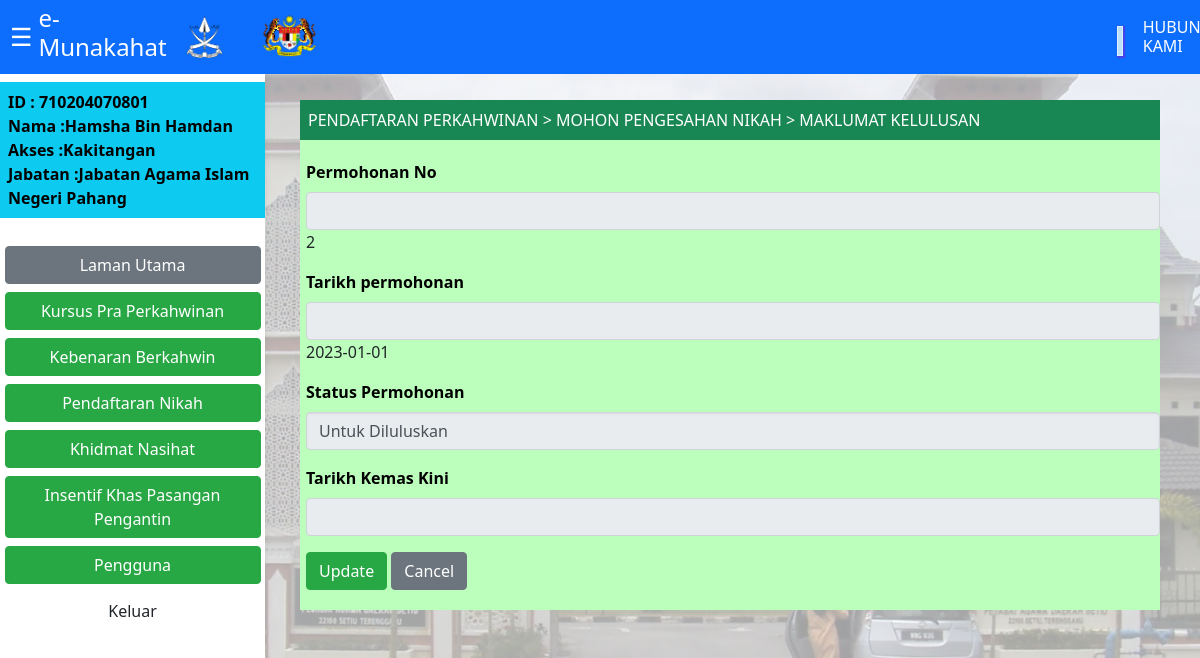
Screenshot of /Business_Service/controller/ManageMarriageRegistration/staffMarriageRegistrationController/viewMarriage.php?RegistrationNo=2 with the database file from the repository.
### tables this page shows
CREATE TABLE `marriage_registration` (
  `RegistrationNo` int(11) NOT NULL,
  `Registration_Type` varchar(30) NOT NULL,
  `Registration_Date` date NOT NULL,
  `Registration_Status` varchar(20) NOT NULL,
  `Accept_Date` date DEFAULT NULL,
  `Staff_IC` varchar(12) NOT NULL
);

### Business_Service/controller/ManageMarriageRegistration/staffMarriageRegistrationController/viewMarriage.php (the view, shortened to what this page needs)
<?php
$conn = mysqli_connect('localhost', 'root', '', 'e-munakahat');
if (isset($_GET['RegistrationNo'])) {
  $RegistrationNo1 = $_GET['RegistrationNo'];
  $sql = "SELECT * FROM marriage_registration WHERE RegistrationNo = $RegistrationNo1";
  $result = $conn->query($sql);
  if ($result->num_rows > 0) {
    $row = $result->fetch_assoc();
    $RegistrationNo = $row['RegistrationNo'];
    $Registration_Date = $row['Registration_Date'];
    $Registration_Status = $row['Registration_Status'];
  } else {
    echo "registration not found.";
    exit;
  }
} else {
  echo "No registration no provided.";
  exit;
}
?>
<!DOCTYPE html>
<html lang="en">
<head>
  <link href="https://cdn.jsdelivr.net/npm/bootstrap@5.3.0-alpha3/dist/css/bootstrap.min.css" rel="stylesheet">
  <link rel="stylesheet" href="../assets/style.css">
  <link rel="stylesheet" href="../assets/css/module3.css">
  <link rel="stylesheet" href="../assets/css/function.css">
</head>
<body>
  <div class="overlay">
    <nav class="collapse d-lg-block sidebar collapse bg-white justify-content-center">
      <div class="position-sticky">
        <br>
        <div class="p-2 mb-1 bg-info text-white">
          <div class="userdata">
            ID : 710204070801
            <br>
            Nama :Hamsha Bin Hamdan
            <br>
            Akses :Kakitangan
            <br>
            Jabatan :Jabatan Agama Islam Negeri Pahang
          </div>
        </div>
        <br>
        <div class="d-flex justify-content-center">
          <div class="list-group" style="width: 16rem;">
            <div class="list-group" style="width: 16rem;">
              <button class="btn btn-secondary h6"><a href="../ManageStaffAccountRegistrationView/m1_homepagestaff.php" style="color:white;text-decoration:none;">Laman Utama</a></button>
              <button class="btn btn-success h6"><a href="../ManageStaffMarriagePreparationView/m2_maincoursepagestaff.php" style="color:white;text-decoration:none;">Kursus Pra Perkahwinan</a></button>
              <button class="btn btn-success h6"><a href="../ManageStaffMarriageApplicationView/m2_mainapplypagestaff.php" style="color:white;text-decoration:none;">Kebenaran Berkahwin</a></button>
              <button class="btn btn-success h6"><a href="../ManageMarriageRegistrationStaffView/m3_adminMarriage.php" style="color:white;text-decoration:none;">Pendaftaran Nikah</a></button>
              <button class="btn btn-success h6"><a href="../ManageMarriageConsultationAdvisorView/m4_advisorApplicationList.php" style="color:white;text-decoration:none;">Khidmat Nasihat</a></button>
              <button class="btn btn-success h6" id="staffincentivemainpage"><a href="../ManageIncentiveApplicationStaffView/m5_staffMainPage.php" style="color:white;text-decoration:none;">Insentif Khas Pasangan Pengantin</a></button>
              <button class="btn btn-success h6" onclick="window.location.href='m1_staffUtility.php'">Pengguna</button>
              <button class="btn btn-dark h6" id="Keluar" onclick="window.location.href='<?php echo $_SERVER['PHP_SELF']; ?>?logout=true'">Keluar</button>
            </div>
          </div>
        </div>
    </nav>
    <nav class="p-1 mb-1 bg-primary text-white justify-content-center fixed-top">
      <div class="h-span-container">
        <button class="navbar-button" id="hey">&#9776;</button>
        <h4 class=".float-start">e-Munakahat</h4>
        <img src="../assets/img/jata-pahang.png" alt="jata-pahang" class="imglogo-upper-interface">
        <img src="../assets/img/Logo-KPM-BI-font-putih.png" alt="logo-persekutuan-malaysia" class="img-upper-interface">
        <div class="timedatebox">
        </div>
        <div class="float-hub">
          <h6>HUBUNGI KAMI</h6>
        </div>
      </div>
    </nav>
    <div class="content-admin">
      <div class="p-2 mb-2 bg-success text-white">
        <span class="h6 text-uppercase">PENDAFTARAN PERKAHWINAN > Mohon Pengesahan Nikah > MAKLUMAT KELULUSAN</span>
      </div>
      <div class="content-of-module-admin">
        <div style="padding: 20px 0px 20px 6px;">
          <form action="../../business_service/controller/ManageMarriageRegistration/staffMarriageRegistrationController/updateMarriage.php?RegistrationNo<?php echo $RegistrationNo; ?>" method="POST">
            <div class="form-group">
              <label for="RegistrationNo">Permohonan No</label>
              <input type="text" name="RegistrationNo" class="form-control" disabled><?php echo $RegistrationNo; ?>
            </div>
            <div class="form-group">
              <label for="Registration_Date">Tarikh permohonan</label>
              <input type="text" name="Registration_Date" class="form-control" disabled><?php echo $Registration_Date; ?>
            </div>
            <div class="form-group">
              <label for="Registration_Status">Status Permohonan</label>
              <select id="Registration_Status" class="form-control custom-select" name="Registration_Status" disabled>
                <option value="Untuk Diluluskan" <?php if ($Registration_Status === "Untuk Diluluskan") echo 'selected'; ?>>Untuk Diluluskan</option>
              </select>
            </div>
            <div class="form-group">
              <label for="Accept_Date">Tarikh Kemas Kini</label>
              <input type="text" name="Accept_Date" class="form-control" disabled><?php echo $Accept_Date; ?>
            </div>
            <div class="row">
              <div class="col-12">
                <button type="submit" class="btn btn-success">Update</button>
                <a href="../../../../View/ManageMarriageRegistrationStaffView/m3_adminMarriageList.php" class="btn btn-secondary">Cancel</a>
              </div>
            </div>
          </form>
        </div>
      </div>
    </div>
  </div>
</body>
</html>

### View/assets/style.css (style rules this page uses)
body { background-image: url('img/agama1.jpg'); background-size: cover; background-repeat: no-repeat; background-attachment: fixed; }
.overlay { position: absolute; top: 0; left: 0; width: 100%; height: 100%; background-color: rgba(255, 255, 255, 0.6); }
.img-upper-interface { margin-left: 40px; width: 55px; height: auto; }
.imglogo-upper-interface { margin-left: 20px; width: 35px; height: auto; }
.navbar-button { background-color: transparent; border: none; color: #ffffff; cursor: pointer; font-size: 25px; }
.h-span-container { display: flex; align-items: center; }
.timedatebox { width: 240px; height: 30px; background-color: #bbe0f7; border: 1px solid #ddeeff; float: left; color: black; margin-left: 780px; justify-content: center; text-align: center; box-shadow: 1px 1px 1px 1px rgb(67, 67, 234); }
.float-hub { float: right; margin: 8px 0px 0px 20px; }
.sidebar { position: fixed; top: 0; bottom: 0; left: 0; padding: 58px 0 0; box-shadow: 0 2px 5px 0 rgb(0 0 0 / 5%), 0 2px 10px 0 rgb(0 0 0 / 5%); width: 265px; z-index: 600; }
.userdata { color: black; font-weight: bold; }
.content-admin { margin: 100px 40px 0px 300px; }
.content-of-module-admin { margin-top: -8px; background-color: #bcfebb; min-height: fit-content; }

### View/assets/css/module3.css (style rules this page uses)
body { background-image: url('../img/agama1.jpg'); background-size: cover; background-attachment: fixed; background-repeat: no-repeat; }
.overlay { position: absolute; top: 0; left: 0; width: 100%; height: 100%; background-color: rgba(255, 255, 255, 0.6); }
.img-upper-interface { margin-left: 40px; width: 55px; height: auto; }
.imglogo-upper-interface { margin-left: 20px; width: 35px; height: auto; }
.navbar-button { background-color: transparent; border: none; color: #ffffff; cursor: pointer; font-size: 25px; }
.h-span-container { display: flex; align-items: center; }
.timedatebox { width: 240px; height: 30px; background-color: #bbe0f7; border: 1px solid #ddeeff; float: right; color: black; margin: 8px 0px 0px 800px; justify-content: center; text-align: center; box-shadow: 1px 1px 1px 1px rgb(67, 67, 234); }
.float-hub { float: right; margin: 8px 0px 0px 20px; }
.sidebar { position: fixed; top: 0; bottom: 0; left: 0; padding: 58px 0 0; box-shadow: 0 2px 5px 0 rgb(0 0 0 / 5%), 0 2px 10px 0 rgb(0 0 0 / 5%); width: 265px; z-index: 600; }
.userdata { color: black; font-weight: bold; }
.content-admin { margin: 100px 40px 0px 300px; }
.content-of-module-admin { margin-top: -8px; background-color: #bcfebb; min-height: fit-content; }

### rows the page displays
marriage_registration: RegistrationNo "2", Registration_Date "2023-01-01", Registration_Status "Untuk Diluluskan"
